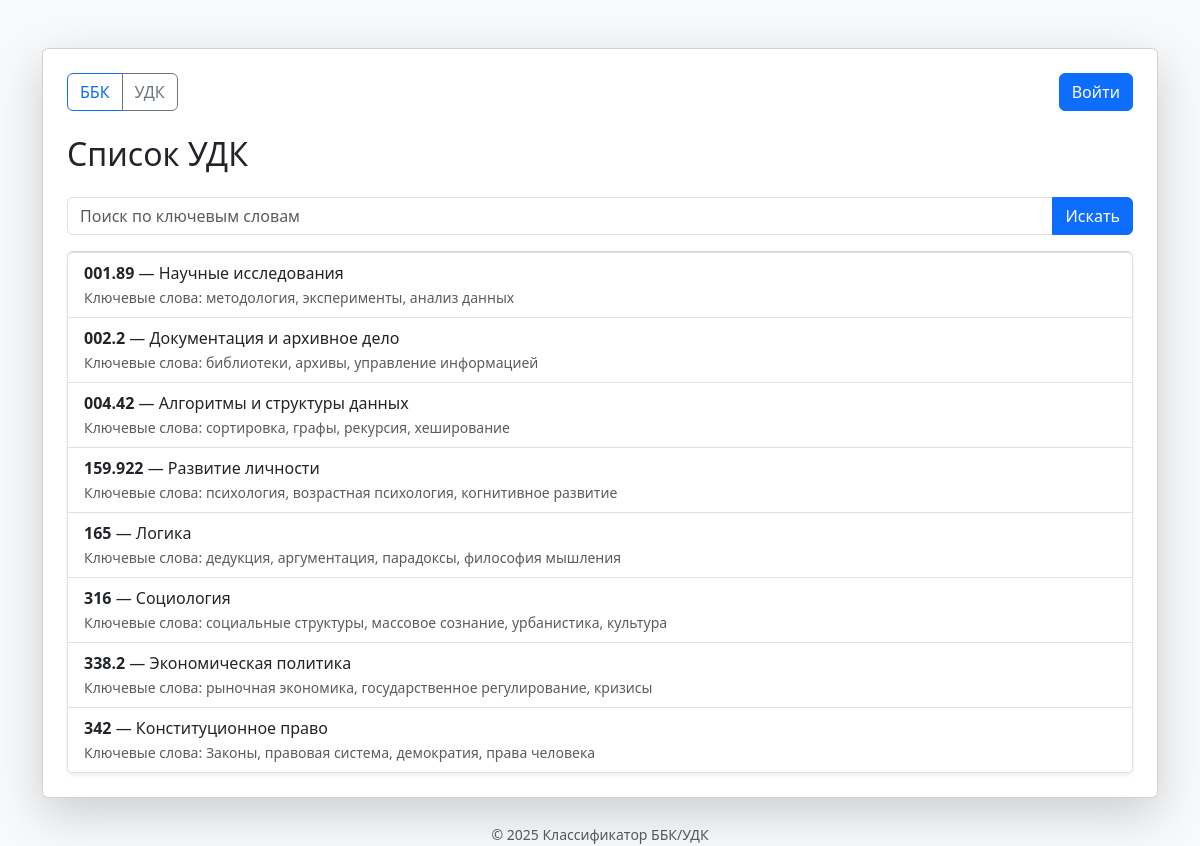
The app's page /udk with its own data.
### app.py (models this page shows)
class UDK(db.Model):
    id = db.Column(db.Integer, primary_key=True)
    udk_code = db.Column(db.String(20), unique=True, nullable=False)
    category = db.Column(db.String(200), nullable=False)
    keywords = db.Column(db.String(500), nullable=True)

### app.py (the view)
@app.route("/udk")
def udk_index():
    args = request.args.to_dict()
    query = args.get("q", str).split(' ')
    udk_list = UDK.query.all()
    for m in query:
        udk_list = (UDK.query.filter(
            UDK.keywords.like(f"%{m}%")
            ) if args else UDK.query.all())
    return render_template("udk.html", udk_list=udk_list)

### templates/udk.html (shortened to what this page needs)
{% extends "base.html" %}
{% block content %}
<h2 class="mb-4">Список УДК</h2>
<form method="GET" action="/udk" class="mb-3">
    <div class="input-group">
        <input type="text" class="form-control" name="q" placeholder="Поиск по ключевым словам" value="{{ query }}">
        <button type="submit" class="btn btn-primary">Искать</button>
    </div>
</form>
<ul class="list-group shadow-sm">
    {% for udk in udk_list %}
        <li class="list-group-item">
            <div class="d-flex justify-content-between align-items-center">
                <div>
                    <strong>{{ udk.udk_code }}</strong> — {{ udk.category }}<br>
                    <small class="text-muted">Ключевые слова: {{ udk.keywords }}</small>
                </div>
            </div>
        </li>
    {% endfor %}
</ul>
{% endblock %}

### records on screen
UDK: udk_code "001.89", category "Научные исследования", keywords "методология, эксперименты, анализ данных"
UDK: udk_code "002.2", category "Документация и архивное дело", keywords "библиотеки, архивы, управление информацией"
UDK: udk_code "004.42", category "Алгоритмы и структуры данных", keywords "сортировка, графы, рекурсия, хеширование"
UDK: udk_code "159.922", category "Развитие личности", keywords "психология, возрастная психология, когнитивное развитие"
UDK: udk_code "165", category "Логика", keywords "дедукция, аргументация, парадоксы, философия мышления"
UDK: udk_code "316", category "Социология", keywords "социальные структуры, массовое сознание, урбанистика, культура"
UDK: udk_code "338.2", category "Экономическая политика", keywords "рыночная экономика, государственное регулирование, кризисы"
UDK: udk_code "342", category "Конституционное право", keywords "Законы, правовая система, демократия, права человека"

### other values on screen
{{ year or "2025" }} "2025"
